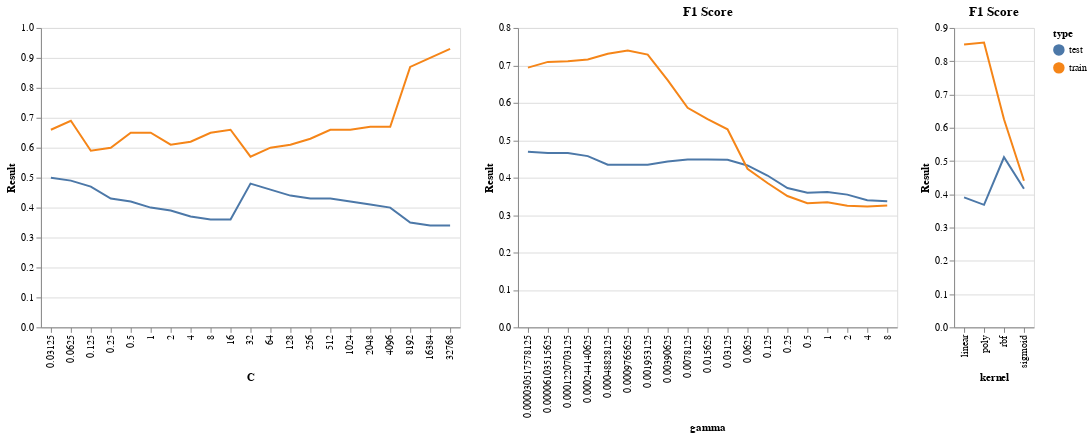

Notebook code cell kept with this figure:
### Markdown cell above
# OK, now let's look at the trends for each major parameter "all else equal", using the median result of each item.

### Code cell
### F1 chart 
df = csv_data.copy()
df = df[df.Score=='F1']
#print(df.columns)
df = df.groupby(['type','C',])['Result'].median().round(2).reset_index()

# Create a selection that chooses the nearest point & selects based on x-value
nearest = alt.selection(type='single', nearest=True, on='mouseover', clear='mouseout',
                        fields=['C'], empty='none')

# the basic chart
line = alt.Chart(df).mark_line().encode(
    x = 'C:O',
    y = 'Result:Q',
    color = 'type:N',
    #tooltip = 'C:Q',
)
# ).properties(
#     title = 'F1 Score'
# )
# Transparent selectors across the chart. This is what tells us
# the x-value of the cursor
selectors = alt.Chart(df).mark_point().encode(
    x='C:O',
    opacity=alt.value(0),
).add_selection(
    nearest
)

# Draw points on the line, and highlight based on selection
points = line.mark_point().encode(
    opacity=alt.condition(nearest, alt.value(1), alt.value(0))
)

# Draw text labels near the points, and highlight based on selection
text = line.mark_text(align='left', dx=5, dy=-5).encode(
    text=alt.condition(nearest, 'Result:Q', alt.value(' '))
)
# Draw a rule at the location of the selection
rules = alt.Chart(df).mark_rule(color='gray').encode(
    x='C:O',
).transform_filter(
    nearest
)

chart1 = alt.layer(line, selectors, points, rules, text).properties()

df = csv_data.copy()
df = df[df.Score=='F1']
df = df.groupby(['type','gamma',])['Result'].median().reset_index()


chart2 = alt.Chart(df).mark_line().encode(
    x = 'gamma:O',
    y = 'Result:Q',
    color = 'type:N',
    tooltip = 'gamma:Q',

).properties(
    title = 'F1 Score'
)

df = csv_data.copy()
df = df[df.Score=='F1']
df = df.groupby(['type','kernel',])['Result'].median().reset_index()

chart3 = alt.Chart(df).mark_line().encode(
    x = 'kernel:O',
    y = 'Result:Q',
    color = 'type:N',
    tooltip = 'Result:Q',

).properties(
    title = 'F1 Score'
)

chart1 | chart2 | chart3

### Figure 1 — Vega-Lite specification as saved in the notebook (floating-point values rounded to 4 significant figures)
{"config": {"view": {"continuousWidth": 400, "continuousHeight": 300}}, "hconcat": [{"layer": [{"mark": "line", "encoding": {"color": {"field": "type", "type": "nominal"}, "x": {"field": "C", "type": "ordinal"}, "y": {"field": "Result", "type": "quantitative"}}}, {"mark": "point", "encoding": {"opacity": {"value": 0}, "x": {"field": "C", "type": "ordinal"}}, "selection": {"selector001": {"type": "single", "nearest": true, "on": "mouseover", "clear": "mouseout", "fields": ["C"], "empty": "none"}}}, {"mark": "point", "encoding": {"color": {"field": "type", "type": "nominal"}, "opacity": {"condition": {"value": 1, "selection": "selector001"}, "value": 0}, "x": {"field": "C", "type": "ordinal"}, "y": {"field": "Result", "type": "quantitative"}}}, {"mark": {"type": "rule", "color": "gray"}, "encoding": {"x": {"field": "C", "type": "ordinal"}}, "transform": [{"filter": {"selection": "selector001"}}]}, {"mark": {"type": "text", "align": "left", "dx": 5, "dy": -5}, "encoding": {"color": {"field": "type", "type": "nominal"}, "text": {"condition": {"field": "Result", "type": "quantitative", "selection": "selector001"}, "value": " "}, "x": {"field": "C", "type": "ordinal"}, "y": {"field": "Result", "type": "quantitative"}}}], "data": {"name": "data-e1510201ff6044f5d6db2d19150ea567"}}, {"data": {"name": "data-38c7fde9ae7bd93aa8af5d84a01a4aa3"}, "mark": "line", "encoding": {"color": {"field": "type", "type": "nominal"}, "tooltip": {"field": "gamma", "type": "quantitative"}, "x": {"field": "gamma", "type": "ordinal"}, "y": {"field": "Result", "type": "quantitative"}}, "title": "F1 Score"}, {"data": {"name": "data-4dae96d85fc3e441d777404307f15ccc"}, "mark": "line", "encoding": {"color": {"field": "type", "type": "nominal"}, "tooltip": {"field": "Result", "type": "quantitative"}, "x": {"field": "kernel", "type": "ordinal"}, "y": {"field": "Result", "type": "quantitative"}}, "title": "F1 Score"}], "$schema": "https://vega.github.io/schema/vega-lite/v4.17.0.json", "datasets": {"data-e1510201ff6044f5d6db2d19150ea567": [{"type": "test", "C": 0.03125, "Result": 0.5}, {"type": "test", "C": 0.0625, "Result": 0.49}, {"type": "test", "C": 0.125, "Result": 0.47}, {"type": "test", "C": 0.25, "Result": 0.43}, {"type": "test", "C": 0.5, "Result": 0.42}, {"type": "test", "C": 1.0, "Result": 0.4}, {"type": "test", "C": 2.0, "Result": 0.39}, {"type": "test", "C": 4.0, "Result": 0.37}, {"type": "test", "C": 8.0, "Result": 0.36}, {"type": "test", "C": 16.0, "Result": 0.36}, {"type": "test", "C": 32.0, "Result": 0.48}, {"type": "test", "C": 64.0, "Result": 0.46}, {"type": "test", "C": 128.0, "Result": 0.44}, {"type": "test", "C": 256.0, "Result": 0.43}, {"type": "test", "C": 512.0, "Result": 0.43}, {"type": "test", "C": 1024.0, "Result": 0.42}, {"type": "test", "C": 2048.0, "Result": 0.41}, {"type": "test", "C": 4096.0, "Result": 0.4}, {"type": "test", "C": 8192.0, "Result": 0.35}, {"type": "test", "C": 16380.0, "Result": 0.34}, {"type": "test", "C": 32770.0, "Result": 0.34}, {"type": "train", "C": 0.03125, "Result": 0.66}, {"type": "train", "C": 0.0625, "Result": 0.69}, {"type": "train", "C": 0.125, "Result": 0.59}, {"type": "train", "C": 0.25, "Result": 0.6}, {"type": "train", "C": 0.5, "Result": 0.65}, {"type": "train", "C": 1.0, "Result": 0.65}, {"type": "train", "C": 2.0, "Result": 0.61}, {"type": "train", "C": 4.0, "Result": 0.62}, {"type": "train", "C": 8.0, "Result": 0.65}, {"type": "train", "C": 16.0, "Result": 0.66}, {"type": "train", "C": 32.0, "Result": 0.57}, {"type": "train", "C": 64.0, "Result": 0.6}, {"type": "train", "C": 128.0, "Result": 0.61}, {"type": "train", "C": 256.0, "Result": 0.63}, {"type": "train", "C": 512.0, "Result": 0.66}, {"type": "train", "C": 1024.0, "Result": 0.66}, {"type": "train", "C": 2048.0, "Result": 0.67}, {"type": "train", "C": 4096.0, "Result": 0.67}, {"type": "train", "C": 8192.0, "Result": 0.87}, {"type": "train", "C": 16380.0, "Result": 0.9}, {"type": "train", "C": 32770.0, "Result": 0.93}], "data-38c7fde9ae7bd93aa8af5d84a01a4aa3": [{"type": "test", "gamma": 3.052e-05, "Result": 0.4694}, {"type": "test", "gamma": 6.104e-05, "Result": 0.4658}, {"type": "test", "gamma": 0.0001221, "Result": 0.4658}, {"type": "test", "gamma": 0.0002441, "Result": 0.4576}, {"type": "test", "gamma": 0.0004883, "Result": 0.4345}, {"type": "test", "gamma": 0.0009766, "Result": 0.4345}, {"type": "test", "gamma": 0.001953, "Result": 0.4345}, {"type": "test", "gamma": 0.003906, "Result": 0.4431}, {"type": "test", "gamma": 0.007812, "Result": 0.4484}, {"type": "test", "gamma": 0.01562, "Result": 0.4487}, {"type": "test", "gamma": 0.03125, "Result": 0.4475}, {"type": "test", "gamma": 0.0625, "Result": 0.4326}, {"type": "test", "gamma": 0.125, "Result": 0.4057}, {"type": "test", "gamma": 0.25, "Result": 0.3723}, {"type": "test", "gamma": 0.5, "Result": 0.3594}, {"type": "test", "gamma": 1.0, "Result": 0.3616}, {"type": "test", "gamma": 2.0, "Result": 0.3546}, {"type": "test", "gamma": 4.0, "Result": 0.3395}, {"type": "test", "gamma": 8.0, "Result": 0.3372}, {"type": "train", "gamma": 3.052e-05, "Result": 0.6939}, {"type": "train", "gamma": 6.104e-05, "Result": 0.7093}, {"type": "train", "gamma": 0.0001221, "Result": 0.711}, {"type": "train", "gamma": 0.0002441, "Result": 0.7157}, {"type": "train", "gamma": 0.0004883, "Result": 0.7312}, {"type": "train", "gamma": 0.0009766, "Result": 0.7399}, {"type": "train", "gamma": 0.001953, "Result": 0.7287}, {"type": "train", "gamma": 0.003906, "Result": 0.6605}, {"type": "train", "gamma": 0.007812, "Result": 0.5867}, {"type": "train", "gamma": 0.01562, "Result": 0.5567}, {"type": "train", "gamma": 0.03125, "Result": 0.5292}, {"type": "train", "gamma": 0.0625, "Result": 0.4236}, {"type": "train", "gamma": 0.125, "Result": 0.3856}, {"type": "train", "gamma": 0.25, "Result": 0.351}, {"type": "train", "gamma": 0.5, "Result": 0.3319}, {"type": "train", "gamma": 1.0, "Result": 0.3344}, {"type": "train", "gamma": 2.0, "Result": 0.3249}, {"type": "train", "gamma": 4.0, "Result": 0.3227}, {"type": "train", "gamma": 8.0, "Result": 0.3258}], "data-4dae96d85fc3e441d777404307f15ccc": [{"type": "test", "kernel": "linear", "Result": 0.3908}, {"type": "test", "kernel": "poly", "Result": 0.3683}, {"type": "test", "kernel": "rbf", "Result": 0.5113}, {"type": "test", "kernel": "sigmoid", "Result": 0.4169}, {"type": "train", "kernel": "linear", "Result": 0.85}, {"type": "train", "kernel": "poly", "Result": 0.8563}, {"type": "train", "kernel": "rbf", "Result": 0.6257}, {"type": "train", "kernel": "sigmoid", "Result": 0.4408}]}}
